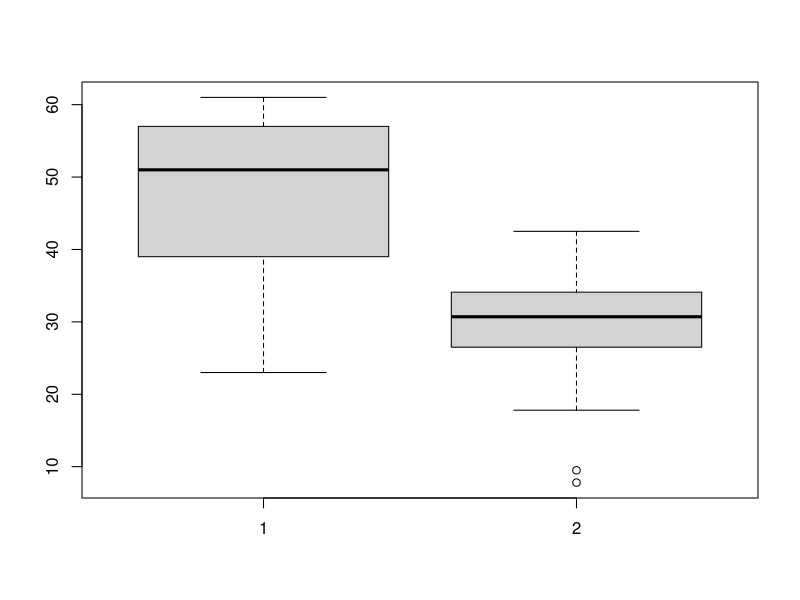
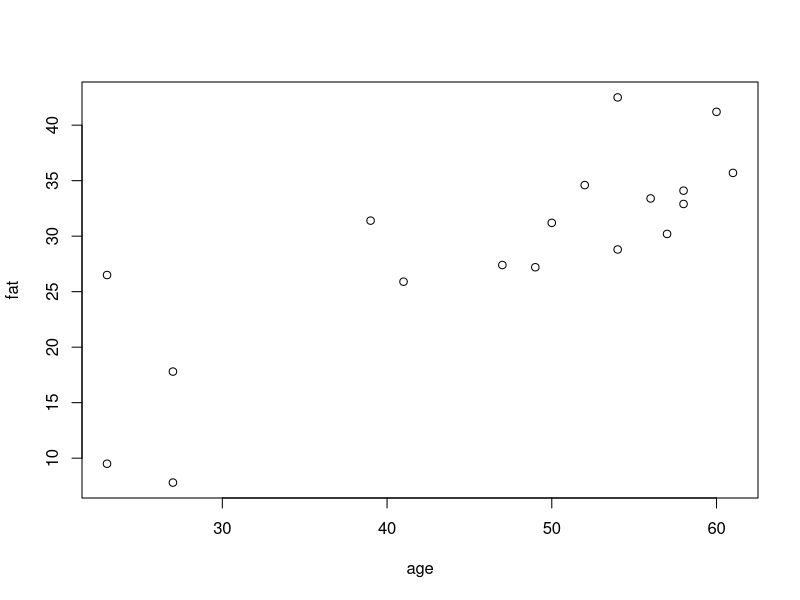
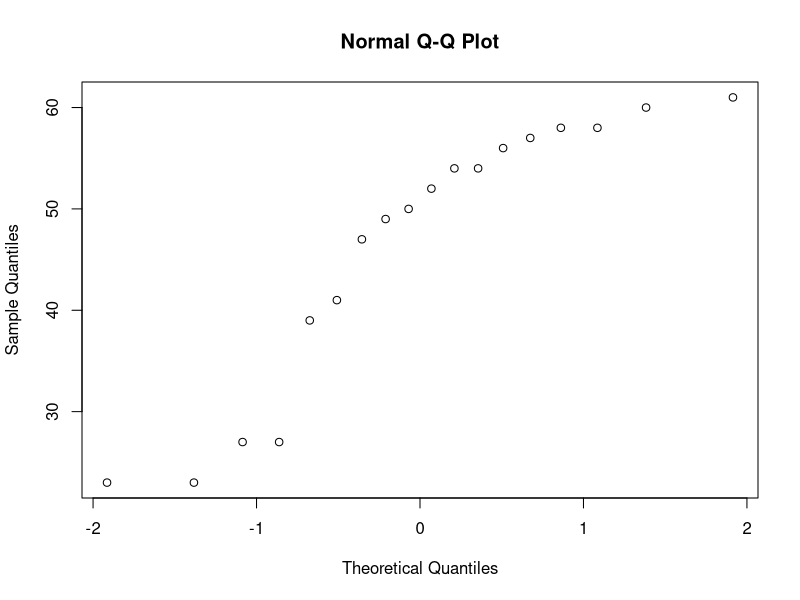

Write the R code that produced these figures, in order.
age <- c(23,23,27,27,39,41,47,49,50,52,54,54,56,57,58,58,60,61)
fat <- c(9.5,26.5,7.8,17.8,31.4,25.9,27.4,27.2,31.2,34.6,42.5,28.8,33.4,30.2,34.1,32.9,41.2,35.7)

mean_of_age <- mean(age)
mean_of_fat <- mean(fat)
median_of_age <- median(age)
median_of_fat <- median(fat)
standard_deviation_of_age <- sd(age)
standard_deviation_of_fat <- sd(fat)

mean_of_age
mean_of_fat
median_of_age
median_of_fat
standard_deviation_of_age
standard_deviation_of_fat
boxplot(age, fat)
plot(age, fat)
qqnorm(age)